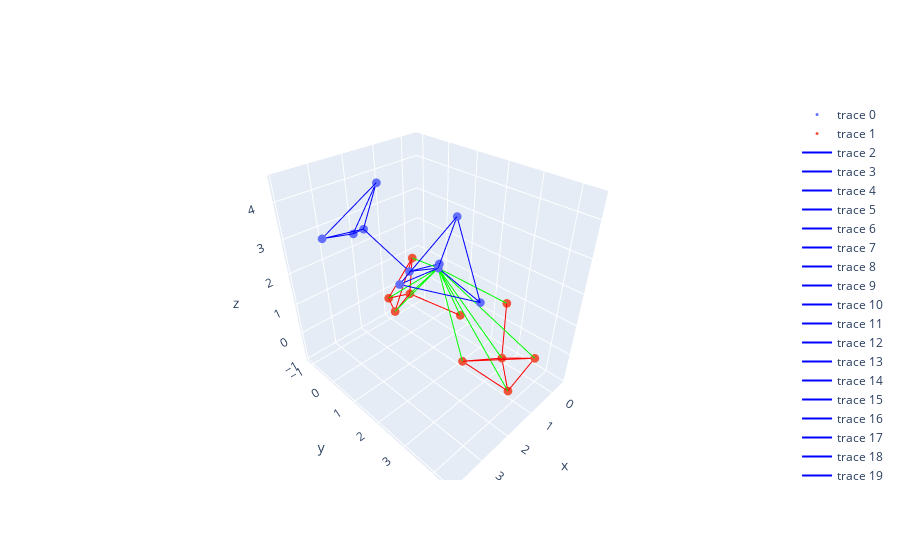

The code cell stored with this chart in its notebook:
### Code cell
# TODO n_neighbor is functioning wrong in DimerGraph
idx = np.random.randint(len(infer_dataset))
data = infer_dataset[idx]
DimerGraphObject(data).show()

### Figure 1 — Plotly figure (JSON) as saved in the notebook; plotly's stock layout.template omitted (floating-point values rounded to 4 significant figures)
{"data": [{"marker": {"size": 3}, "mode": "markers", "type": "scatter3d", "x": [2.802, 2.511, 2.823, 3.892, 2.304, 2.482, 1.511, 2.325, 2.519, 3.914], "y": [2.903, 1.696, 0.4923, 2.961, 2.923, 3.789, 1.688, 0.4606, -0.3967, 0.4531], "z": [3.512, 2.745, 3.508, 3.669, 4.496, 2.938, 2.505, 4.492, 2.931, 3.665]}, {"marker": {"size": 3}, "mode": "markers", "type": "scatter3d", "x": [0.8517, -0.2982, -0.4294, 0.9984, 0.9568, 0.47, 1.848, 1.95, 0.9444, 0.9888], "y": [-0.1812, 0.8992, 2.499, 3.489, -1.105, -0.4476, 0.2787, 2.96, 3.771, 4.409], "z": [0.3109, -0.568, 0.688, 0.1941, -0.2831, 1.311, 0.4255, 0.3704, -0.871, 0.8023]}, {"line": {"color": "#0000FF"}, "mode": "lines", "type": "scatter3d", "x": [2.511, 2.802], "y": [1.696, 2.903], "z": [2.745, 3.512]}, {"line": {"color": "#0000FF"}, "mode": "lines", "type": "scatter3d", "x": [3.892, 2.802], "y": [2.961, 2.903], "z": [3.669, 3.512]}, {"line": {"color": "#0000FF"}, "mode": "lines", "type": "scatter3d", "x": [2.304, 2.802], "y": [2.923, 2.903], "z": [4.496, 3.512]}, {"line": {"color": "#0000FF"}, "mode": "lines", "type": "scatter3d", "x": [2.482, 2.802], "y": [3.789, 2.903], "z": [2.938, 3.512]}, {"line": {"color": "#0000FF"}, "mode": "lines", "type": "scatter3d", "x": [2.802, 2.511], "y": [2.903, 1.696], "z": [3.512, 2.745]}, {"line": {"color": "#0000FF"}, "mode": "lines", "type": "scatter3d", "x": [2.823, 2.511], "y": [0.4923, 1.696], "z": [3.508, 2.745]}, {"line": {"color": "#0000FF"}, "mode": "lines", "type": "scatter3d", "x": [1.511, 2.511], "y": [1.688, 1.696], "z": [2.505, 2.745]}, {"line": {"color": "#0000FF"}, "mode": "lines", "type": "scatter3d", "x": [2.511, 2.823], "y": [1.696, 0.4923], "z": [2.745, 3.508]}, {"line": {"color": "#0000FF"}, "mode": "lines", "type": "scatter3d", "x": [2.325, 2.823], "y": [0.4606, 0.4923], "z": [4.492, 3.508]}, {"line": {"color": "#0000FF"}, "mode": "lines", "type": "scatter3d", "x": [2.519, 2.823], "y": [-0.3967, 0.4923], "z": [2.931, 3.508]}, {"line": {"color": "#0000FF"}, "mode": "lines", "type": "scatter3d", "x": [3.914, 2.823], "y": [0.4531, 0.4923], "z": [3.665, 3.508]}, {"line": {"color": "#0000FF"}, "mode": "lines", "type": "scatter3d", "x": [2.802, 3.892], "y": [2.903, 2.961], "z": [3.512, 3.669]}, {"line": {"color": "#0000FF"}, "mode": "lines", "type": "scatter3d", "x": [2.304, 3.892], "y": [2.923, 2.961], "z": [4.496, 3.669]}, {"line": {"color": "#0000FF"}, "mode": "lines", "type": "scatter3d", "x": [2.482, 3.892], "y": [3.789, 2.961], "z": [2.938, 3.669]}, {"line": {"color": "#0000FF"}, "mode": "lines", "type": "scatter3d", "x": [2.802, 2.304], "y": [2.903, 2.923], "z": [3.512, 4.496]}, {"line": {"color": "#0000FF"}, "mode": "lines", "type": "scatter3d", "x": [3.892, 2.304], "y": [2.961, 2.923], "z": [3.669, 4.496]}, {"line": {"color": "#0000FF"}, "mode": "lines", "type": "scatter3d", "x": [2.482, 2.304], "y": [3.789, 2.923], "z": [2.938, 4.496]}, {"line": {"color": "#0000FF"}, "mode": "lines", "type": "scatter3d", "x": [2.802, 2.482], "y": [2.903, 3.789], "z": [3.512, 2.938]}, {"line": {"color": "#0000FF"}, "mode": "lines", "type": "scatter3d", "x": [3.892, 2.482], "y": [2.961, 3.789], "z": [3.669, 2.938]}, {"line": {"color": "#0000FF"}, "mode": "lines", "type": "scatter3d", "x": [2.304, 2.482], "y": [2.923, 3.789], "z": [4.496, 2.938]}, {"line": {"color": "#0000FF"}, "mode": "lines", "type": "scatter3d", "x": [2.511, 1.511], "y": [1.696, 1.688], "z": [2.745, 2.505]}, {"line": {"color": "#0000FF"}, "mode": "lines", "type": "scatter3d", "x": [2.823, 2.325], "y": [0.4923, 0.4606], "z": [3.508, 4.492]}, {"line": {"color": "#0000FF"}, "mode": "lines", "type": "scatter3d", "x": [2.519, 2.325], "y": [-0.3967, 0.4606], "z": [2.931, 4.492]}, {"line": {"color": "#0000FF"}, "mode": "lines", "type": "scatter3d", "x": [3.914, 2.325], "y": [0.4531, 0.4606], "z": [3.665, 4.492]}, {"line": {"color": "#0000FF"}, "mode": "lines", "type": "scatter3d", "x": [2.823, 2.519], "y": [0.4923, -0.3967], "z": [3.508, 2.931]}, {"line": {"color": "#0000FF"}, "mode": "lines", "type": "scatter3d", "x": [2.325, 2.519], "y": [0.4606, -0.3967], "z": [4.492, 2.931]}, {"line": {"color": "#0000FF"}, "mode": "lines", "type": "scatter3d", "x": [3.914, 2.519], "y": [0.4531, -0.3967], "z": [3.665, 2.931]}, {"line": {"color": "#0000FF"}, "mode": "lines", "type": "scatter3d", "x": [2.823, 3.914], "y": [0.4923, 0.4531], "z": [3.508, 3.665]}, {"line": {"color": "#0000FF"}, "mode": "lines", "type": "scatter3d", "x": [2.325, 3.914], "y": [0.4606, 0.4531], "z": [4.492, 3.665]}, {"line": {"color": "#0000FF"}, "mode": "lines", "type": "scatter3d", "x": [2.519, 3.914], "y": [-0.3967, 0.4531], "z": [2.931, 3.665]}, {"line": {"color": "#FF0000"}, "mode": "lines", "type": "scatter3d", "x": [-0.2982, 0.8517], "y": [0.8992, -0.1812], "z": [-0.568, 0.3109]}, {"line": {"color": "#FF0000"}, "mode": "lines", "type": "scatter3d", "x": [0.9568, 0.8517], "y": [-1.105, -0.1812], "z": [-0.2831, 0.3109]}, {"line": {"color": "#FF0000"}, "mode": "lines", "type": "scatter3d", "x": [0.47, 0.8517], "y": [-0.4476, -0.1812], "z": [1.311, 0.3109]}, {"line": {"color": "#FF0000"}, "mode": "lines", "type": "scatter3d", "x": [1.848, 0.8517], "y": [0.2787, -0.1812], "z": [0.4255, 0.3109]}, {"line": {"color": "#FF0000"}, "mode": "lines", "type": "scatter3d", "x": [0.8517, -0.2982], "y": [-0.1812, 0.8992], "z": [0.3109, -0.568]}, {"line": {"color": "#FF0000"}, "mode": "lines", "type": "scatter3d", "x": [0.9984, -0.4294], "y": [3.489, 2.499], "z": [0.1941, 0.688]}, {"line": {"color": "#FF0000"}, "mode": "lines", "type": "scatter3d", "x": [-0.4294, 0.9984], "y": [2.499, 3.489], "z": [0.688, 0.1941]}, {"line": {"color": "#FF0000"}, "mode": "lines", "type": "scatter3d", "x": [1.95, 0.9984], "y": [2.96, 3.489], "z": [0.3704, 0.1941]}, {"line": {"color": "#FF0000"}, "mode": "lines", "type": "scatter3d", "x": [0.9444, 0.9984], "y": [3.771, 3.489], "z": [-0.871, 0.1941]}, {"line": {"color": "#FF0000"}, "mode": "lines", "type": "scatter3d", "x": [0.9888, 0.9984], "y": [4.409, 3.489], "z": [0.8023, 0.1941]}, {"line": {"color": "#FF0000"}, "mode": "lines", "type": "scatter3d", "x": [0.8517, 0.9568], "y": [-0.1812, -1.105], "z": [0.3109, -0.2831]}, {"line": {"color": "#FF0000"}, "mode": "lines", "type": "scatter3d", "x": [0.47, 0.9568], "y": [-0.4476, -1.105], "z": [1.311, -0.2831]}, {"line": {"color": "#FF0000"}, "mode": "lines", "type": "scatter3d", "x": [1.848, 0.9568], "y": [0.2787, -1.105], "z": [0.4255, -0.2831]}, {"line": {"color": "#FF0000"}, "mode": "lines", "type": "scatter3d", "x": [0.8517, 0.47], "y": [-0.1812, -0.4476], "z": [0.3109, 1.311]}, {"line": {"color": "#FF0000"}, "mode": "lines", "type": "scatter3d", "x": [0.9568, 0.47], "y": [-1.105, -0.4476], "z": [-0.2831, 1.311]}, {"line": {"color": "#FF0000"}, "mode": "lines", "type": "scatter3d", "x": [1.848, 0.47], "y": [0.2787, -0.4476], "z": [0.4255, 1.311]}, {"line": {"color": "#FF0000"}, "mode": "lines", "type": "scatter3d", "x": [0.8517, 1.848], "y": [-0.1812, 0.2787], "z": [0.3109, 0.4255]}, {"line": {"color": "#FF0000"}, "mode": "lines", "type": "scatter3d", "x": [0.9568, 1.848], "y": [-1.105, 0.2787], "z": [-0.2831, 0.4255]}, {"line": {"color": "#FF0000"}, "mode": "lines", "type": "scatter3d", "x": [0.47, 1.848], "y": [-0.4476, 0.2787], "z": [1.311, 0.4255]}, {"line": {"color": "#FF0000"}, "mode": "lines", "type": "scatter3d", "x": [0.9984, 1.95], "y": [3.489, 2.96], "z": [0.1941, 0.3704]}, {"line": {"color": "#FF0000"}, "mode": "lines", "type": "scatter3d", "x": [0.9444, 1.95], "y": [3.771, 2.96], "z": [-0.871, 0.3704]}, {"line": {"color": "#FF0000"}, "mode": "lines", "type": "scatter3d", "x": [0.9888, 1.95], "y": [4.409, 2.96], "z": [0.8023, 0.3704]}, {"line": {"color": "#FF0000"}, "mode": "lines", "type": "scatter3d", "x": [0.9984, 0.9444], "y": [3.489, 3.771], "z": [0.1941, -0.871]}, {"line": {"color": "#FF0000"}, "mode": "lines", "type": "scatter3d", "x": [1.95, 0.9444], "y": [2.96, 3.771], "z": [0.3704, -0.871]}, {"line": {"color": "#FF0000"}, "mode": "lines", "type": "scatter3d", "x": [0.9888, 0.9444], "y": [4.409, 3.771], "z": [0.8023, -0.871]}, {"line": {"color": "#FF0000"}, "mode": "lines", "type": "scatter3d", "x": [0.9984, 0.9888], "y": [3.489, 4.409], "z": [0.1941, 0.8023]}, {"line": {"color": "#FF0000"}, "mode": "lines", "type": "scatter3d", "x": [1.95, 0.9888], "y": [2.96, 4.409], "z": [0.3704, 0.8023]}, {"line": {"color": "#FF0000"}, "mode": "lines", "type": "scatter3d", "x": [0.9444, 0.9888], "y": [3.771, 4.409], "z": [-0.871, 0.8023]}, {"line": {"color": "#00FF00"}, "mode": "lines", "type": "scatter3d", "x": [2.802, 0.8517], "y": [2.903, -0.1812], "z": [3.512, 0.3109]}, {"line": {"color": "#00FF00"}, "mode": "lines", "type": "scatter3d", "x": [2.802, -0.2982], "y": [2.903, 0.8992], "z": [3.512, -0.568]}, {"line": {"color": "#00FF00"}, "mode": "lines", "type": "scatter3d", "x": [2.802, -0.4294], "y": [2.903, 2.499], "z": [3.512, 0.688]}, {"line": {"color": "#00FF00"}, "mode": "lines", "type": "scatter3d", "x": [2.802, 0.9984], "y": [2.903, 3.489], "z": [3.512, 0.1941]}, {"line": {"color": "#00FF00"}, "mode": "lines", "type": "scatter3d", "x": [2.802, 0.9568], "y": [2.903, -1.105], "z": [3.512, -0.2831]}, {"line": {"color": "#00FF00"}, "mode": "lines", "type": "scatter3d", "x": [2.802, 0.47], "y": [2.903, -0.4476], "z": [3.512, 1.311]}, {"line": {"color": "#00FF00"}, "mode": "lines", "type": "scatter3d", "x": [2.802, 1.848], "y": [2.903, 0.2787], "z": [3.512, 0.4255]}, {"line": {"color": "#00FF00"}, "mode": "lines", "type": "scatter3d", "x": [2.802, 1.95], "y": [2.903, 2.96], "z": [3.512, 0.3704]}, {"line": {"color": "#00FF00"}, "mode": "lines", "type": "scatter3d", "x": [2.802, 0.9444], "y": [2.903, 3.771], "z": [3.512, -0.871]}, {"line": {"color": "#00FF00"}, "mode": "lines", "type": "scatter3d", "x": [2.802, 0.9888], "y": [2.903, 4.409], "z": [3.512, 0.8023]}], "layout": {}}
